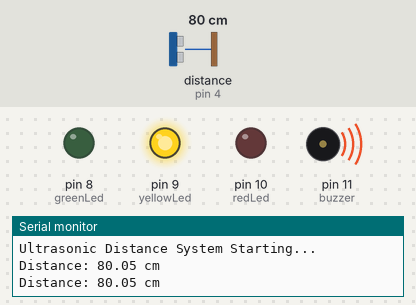
This sketch was run on a simulated Arduino Uno, built with avr-gcc and run on an emulated ATmega328P. On the bench: output pins drawn as LEDs (lit = HIGH), buzzer (waves = sounding), the last lines printed to the serial monitor. Wiring (inferred from the names in the program): ultrasonic range finder: trigger pin 5; echo pin 4. The test bench sets the inputs (shaded band); at power-on: distance to the obstacle (sensor on pin 4) 80 cm. The echo pulse lasts 58.3 µs per cm; pins used as bus, display or sensor lines are not drawn.

Above: at 2.2 s.
2.3 s: distance to the obstacle (sensor on pin 4) set to 147 cm
5.8 s: distance to the obstacle (sensor on pin 4) set to 155 cm
At 6.5 s:
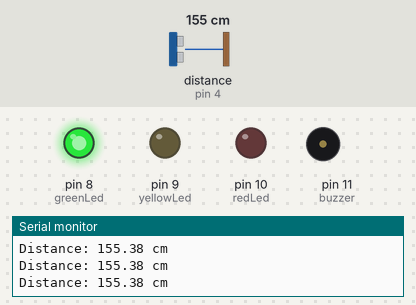
7.5 s: distance to the obstacle (sensor on pin 4) set to 2 cm
At 7.9 s:
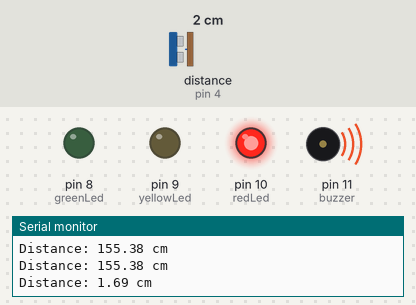
11.0 s: distance to the obstacle (sensor on pin 4) set to 47 cm
14.5 s: distance to the obstacle (sensor on pin 4) set to 53 cm
At 14.81 s:
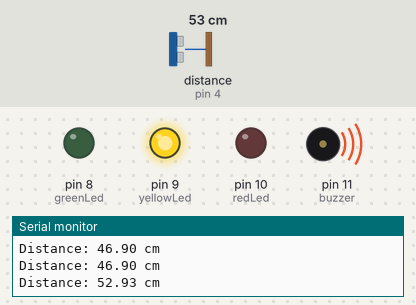
Timing chart, 0 to 19.0 s (numbered marks = the images above; inputs shaded):
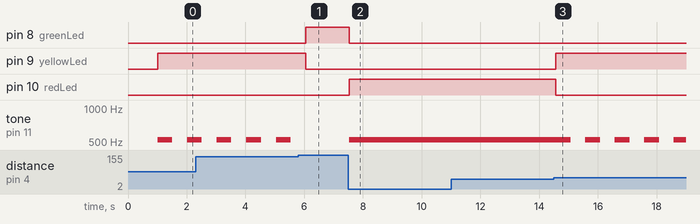

The sketch:

l8.ino
```cpp
const int trigPin = 5;
const int echoPin = 4;

const int redLed = 10;
const int yellowLed = 9;
const int greenLed = 8;
const int buzzer = 11;

float distanceCm;

long readUltrasonicDistance(int trigPin, int echoPin) {
  pinMode(trigPin, OUTPUT);
  digitalWrite(trigPin, LOW);
  delayMicroseconds(2);
  digitalWrite(trigPin, HIGH);
  delayMicroseconds(10);
  digitalWrite(trigPin, LOW);

  pinMode(echoPin, INPUT);
  return pulseIn(echoPin, HIGH);
}

void setup() {
  Serial.begin(9600);

  pinMode(redLed, OUTPUT);
  pinMode(yellowLed, OUTPUT);
  pinMode(greenLed, OUTPUT);
  pinMode(buzzer, OUTPUT);

  Serial.println("Ultrasonic Distance System Starting...");
  delay(1000);
}

void loop() {
  distanceCm = readUltrasonicDistance(trigPin, echoPin) * 0.01723;
  Serial.print("Distance: ");
  Serial.print(distanceCm);
  Serial.println(" cm");
  if (distanceCm < 50) {
    digitalWrite(redLed, HIGH);
    digitalWrite(yellowLed, LOW);
    digitalWrite(greenLed, LOW);
    tone(buzzer, 523, 500);
    delay(500);
  }
  else if (distanceCm < 150) {
    digitalWrite(redLed, LOW);
    digitalWrite(yellowLed, HIGH);
    digitalWrite(greenLed, LOW);
    tone(buzzer, 523, 500);
    delay(1000);
  }
  else {
    digitalWrite(redLed, LOW);
    digitalWrite(yellowLed, LOW);
    digitalWrite(greenLed, HIGH);
    noTone(buzzer);
  }
}
```

Measured:
- the behaviour switches between 149 and 150 cm on distance to the obstacle (sensor on pin 4) (found by bisection; images 0 and 1)
- the behaviour switches between 50 and 51 cm on distance to the obstacle (sensor on pin 4) (found by bisection; images 2 and 3)
- after the input at 5.8 s, pin 8 (greenLed): LOW → HIGH after 0.25 s; pin 9 (yellowLed): HIGH → LOW after 0.25 s; tone on pin 11 (buzzer): stays silent (without the input it goes to 523 Hz after 0.25 s)
- after the input at 7.5 s, pin 8 (greenLed): HIGH → LOW at once; pin 10 (redLed): LOW → HIGH at once; tone on pin 11 (buzzer): silent → 523 Hz at once
- after the input at 14.5 s, pin 9 (yellowLed): LOW → HIGH after 0.07 s; pin 10 (redLed): HIGH → LOW after 0.07 s; tone on pin 11 (buzzer): alternates 523 Hz for 0.50 s and silent for 0.50 s, starting after 0.57 s
- by itself, tone on pin 11 (buzzer): alternates 523 Hz for 0.50 s and silent for 0.51 s
